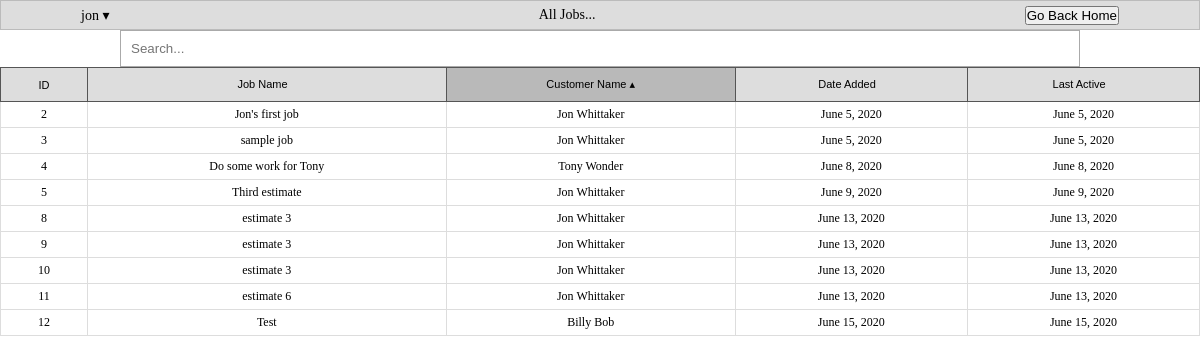
/jobs/all (signed in), run on the app's committed database.
### main/models.py (models this page shows, shortened)
class Job(models.Model):
	name = models.CharField(max_length=50, null=True, blank=True)
	description = models.TextField(null=True, blank=True)
	start_date = models.DateField('Job start date', null=True, blank=True)
	finish_date = models.DateField('Job finish date', null=True, blank=True)
	creation_date = models.DateField(auto_now_add=True, null=True, blank=True)
	active = models.BooleanField(null=True, blank=True)
	address = models.CharField(max_length=250, null=True, blank=True)
	customer = models.ForeignKey(Customer, on_delete=models.CASCADE, null=True, blank=True)
	last_modified = models.DateField(auto_now=True)
	contact_name = models.CharField(max_length=50, null=True, blank=True)
	contact_email = models.EmailField(max_length=250, null=True, blank=True)
	contact_phone = models.CharField(max_length=50, null=True, blank=True)
	user = models.ForeignKey(User, on_delete=models.CASCADE, null=True, blank=True)

class Customer(models.Model):
	name = models.CharField(max_length=250, null=True, blank=True)
	address = models.CharField(max_length=250, null=True, blank=True)
	email = models.EmailField(max_length=250, null=True, blank=True)
	phone_number = models.CharField(max_length=50, null=True, blank=True)
	add_date = models.DateField('Date added', auto_now_add=True, null=True, blank=True)
	referral = models.CharField(max_length=50, null=True, blank=True)
	last_modified = models.DateField(auto_now=True)
	user = models.ForeignKey(User, on_delete=models.CASCADE, null=True, blank=True)

### main/views/jobs.py (the view)
# urls.py: path('jobs/all', jobs.showAll, name="allJobs"),
def showAll(request):
	jobs = Job.objects.filter(user=request.user)
	context = {"jobs": [job for job in jobs]}
	return render(request, 'main/allJobs.html', context)

### main/templates/main/allJobs.html (shortened to what this page needs)
<!DOCTYPE html>
<head>
  {% load static %}
  <link rel="stylesheet" type="text/css" href="{% static '/main/allCustomers/style.css' %}" />
  {% load static %}
</head>
<body>
  <div class="container">
    <header class="header">
      <p>{{ user }} <span>&dtrif;</span></p>
      <p>All Jobs...</p>
      <button class="btn" onclick="window.location.href='/'">Go Back Home</button>
    </header>
    <main class="content">
      <div class="search_bar">
        <input id="search" type="search" placeholder="Search...">
      </div>
      <table>
        <thead>
          <tr>
            <th>ID</th>
            <th>Job Name <span> &utrif;</span></th>
            <th class="selected ascending">Customer Name <span> &utrif;</span></th>
            <th>Date Added <span> &utrif;</span></th>
            <th>Last Active <span> &utrif;</span></th>
          </tr>
        </thead>
        <tbody>
          {% for job in jobs %}
          <tr>
            <td>{{ job.id }}</td>
            <td>{{ job.name }}</td>
            <td>{{ job.customer.name }}</td>
            <td>{{ job.creation_date }}</td>
            <td>{{ job.last_modified }}</td>
          </tr>
          {% endfor %}
        </tbody>
      </table>
    </main>
  </div>
</body>
</html>

### main/static/main/allCustomers/style.css (style rules this page uses)
*, *::before, *::after { box-sizing: border-box; margin: 0; padding: 0; }
body { background-color: #ddd; }
body button { cursor: pointer; }
.container { position: relative; display: flex; flex-direction: column; height: 100vh; width: 100%; max-width: 1400px; margin: 0 auto; background: #fff; }
.header { display: flex; position: relative; justify-content: space-between; align-items: center; background-color: #dddddd; padding: 1rem 3rem; border: 1px solid #bbb; height: 3rem; }
@media only screen and (min-width: 1000px) { .header { grid-column: 1 / -1; padding: 1rem 8rem; } }
.header p { font-size: 14px; cursor: pointer; }
.header p:nth-child(2) { margin: 0 auto; }
.content { flex: 1; width: 100%; border-bottom: solid 1px black; overflow: auto; }
.content .search_bar input { width: 80%; margin-left: 10%; border: 1px solid #aaa; padding: 1rem; }
.content table { width: 100%; border-spacing: 0; border-collapse: collapse; }
.content thead { height: 1rem; background-color: #dddddd; }
.content th { border: 1px solid #555; padding: 1rem; font-family: "Merriweather Sans", sans-serif; font-weight: 300; font-size: 11px; user-select: none; }
.content th.selected { background-color: #b9b9b9; }
.content th span { display: inline-block; }
.content th.ascending span { transform: rotate(0); }
.content tbody { overflow: auto; }
.content td { text-align: center; border: 1px solid #ddd; font-size: 12px; padding: .5rem 1rem; }

### data on the page
Job: id "2", name "Jon's first job", customer.name "Jon Whittaker", creation_date "June 5, 2020", last_modified "June 5, 2020"
Job: id "3", name "sample job", customer.name "Jon Whittaker", creation_date "June 5, 2020", last_modified "June 5, 2020"
Job: id "4", name "Do some work for Tony", customer.name "Tony Wonder", creation_date "June 8, 2020", last_modified "June 8, 2020"
Job: id "5", name "Third estimate", customer.name "Jon Whittaker", creation_date "June 9, 2020", last_modified "June 9, 2020"
Job: id "8", name "estimate 3", customer.name "Jon Whittaker", creation_date "June 13, 2020", last_modified "June 13, 2020"
Job: id "9", name "estimate 3", customer.name "Jon Whittaker", creation_date "June 13, 2020", last_modified "June 13, 2020"
Job: id "10", name "estimate 3", customer.name "Jon Whittaker", creation_date "June 13, 2020", last_modified "June 13, 2020"
Job: id "11", name "estimate 6", customer.name "Jon Whittaker", creation_date "June 13, 2020", last_modified "June 13, 2020"
Job: id "12", name "Test", customer.name "Billy Bob", creation_date "June 15, 2020", last_modified "June 15, 2020"

### other printed values
{{ user }} "jon"
